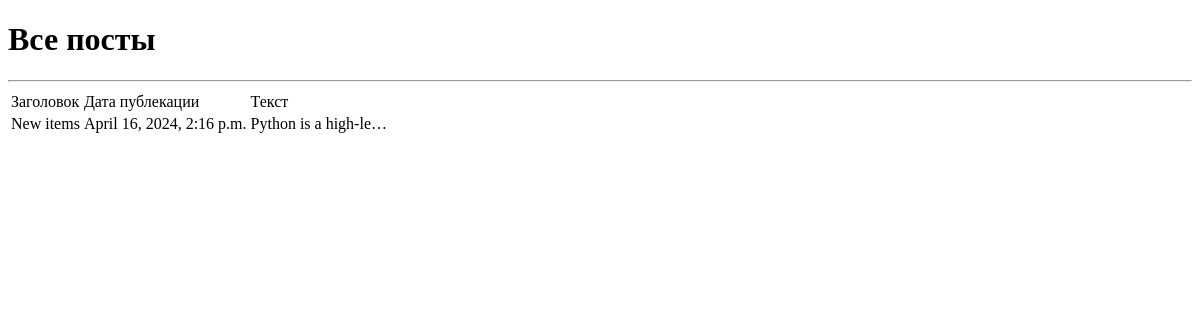
The page /news/ on the database as committed earlier.
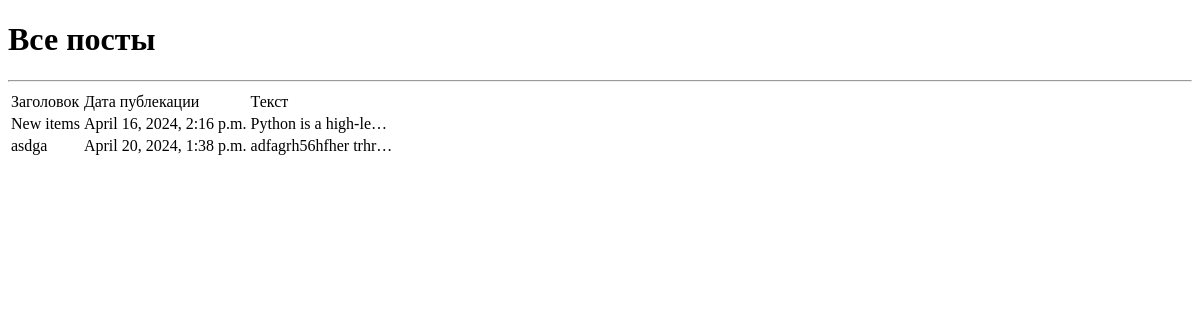
The same page on the database as committed later.
### sapp/models.py (models this page shows, shortened)
class Post(models.Model):
   post_autor = models.ForeignKey(Autor, on_delete=models.CASCADE)
   post_catagory = models.ManyToManyField(Category, through='PostCategory')
   articles_or_news = models.CharField(max_length=2,
                                       choices=S_OR_N,
                                       default='AR')
   datetime = models.DateTimeField(auto_now_add=True)
   title = models.CharField(max_length=255)
   text = models.TextField()
   rating_pos = models.IntegerField(choices=GRADE,
                                    default=0)

### sapp/views.py (the view)
# urls.py: path('', PostsList.as_view()),
class PostsList(ListView):
   model = Post
   ordering = 'post_autor'
   template_name = 'sapp/posts.html'
   context_object_name = 'posts'

### templates/sapp/posts.html (shortened to what this page needs)
{% extends 'sapp/default.html' %}
{% load custom_filters %}
{% block content %}
<h1>Все посты</h1>
<hr>
{% if posts %}
<table>
    <tr>
        <td>Заголовок</td>
        <td>Дата публекации</td>
        <td>Текст</td>
    </tr>
    {% for post in posts %}
    <tr>
        <td>{{ post.title }}</td>
        <td>{{ post.datetime }}</td>
        <td>{{ post.text|truncatechars:20 }}</td>
    </tr>
    {% endfor %}
</table>
{% else %}
<h2>Постов нет!</h2>
{% endif %}
{% endblock content %}

### templates/sapp/default.html (shortened to what this page needs)
<!DOCTYPE html>
<html>
<head>
</head>
<body>
{% block content %} {% endblock content %}
</body>
</html>

Rows that differ between the two databases and show on the page:
added Post: title "asdga", datetime "April 20, 2024, 1:38 p.m.", text "adfagrh56hfher trhr…"
